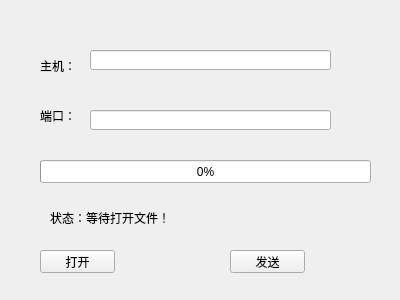
<?xml version="1.0" encoding="UTF-8"?>
<ui version="4.0">
 <class>Widget</class>
 <widget class="QWidget" name="Widget">
  <property name="geometry">
   <rect>
    <x>0</x>
    <y>0</y>
    <width>400</width>
    <height>300</height>
   </rect>
  </property>
  <property name="windowTitle">
   <string>Widget</string>
  </property>
  <widget class="QLabel" name="label">
   <property name="geometry">
    <rect>
     <x>40</x>
     <y>60</y>
     <width>54</width>
     <height>12</height>
    </rect>
   </property>
   <property name="text">
    <string>主机：</string>
   </property>
  </widget>
  <widget class="QLabel" name="label_2">
   <property name="geometry">
    <rect>
     <x>40</x>
     <y>110</y>
     <width>54</width>
     <height>12</height>
    </rect>
   </property>
   <property name="text">
    <string>端口：</string>
   </property>
  </widget>
  <widget class="QLineEdit" name="hostLineEdit">
   <property name="geometry">
    <rect>
     <x>90</x>
     <y>50</y>
     <width>241</width>
     <height>20</height>
    </rect>
   </property>
  </widget>
  <widget class="QLineEdit" name="portLineEdit">
   <property name="geometry">
    <rect>
     <x>90</x>
     <y>110</y>
     <width>241</width>
     <height>20</height>
    </rect>
   </property>
  </widget>
  <widget class="QProgressBar" name="clientProgressBar">
   <property name="geometry">
    <rect>
     <x>40</x>
     <y>160</y>
     <width>331</width>
     <height>23</height>
    </rect>
   </property>
   <property name="value">
    <number>0</number>
   </property>
  </widget>
  <widget class="QLabel" name="clientStatusLabel">
   <property name="geometry">
    <rect>
     <x>50</x>
     <y>210</y>
     <width>221</width>
     <height>16</height>
    </rect>
   </property>
   <property name="text">
    <string>状态：等待打开文件！</string>
   </property>
  </widget>
  <widget class="QPushButton" name="openButton">
   <property name="geometry">
    <rect>
     <x>40</x>
     <y>250</y>
     <width>75</width>
     <height>23</height>
    </rect>
   </property>
   <property name="text">
    <string>打开</string>
   </property>
  </widget>
  <widget class="QPushButton" name="sendButton">
   <property name="geometry">
    <rect>
     <x>230</x>
     <y>250</y>
     <width>75</width>
     <height>23</height>
    </rect>
   </property>
   <property name="text">
    <string>发送</string>
   </property>
  </widget>
 </widget>
 <layoutdefault spacing="6" margin="11"/>
 <resources/>
 <connections/>
</ui>
